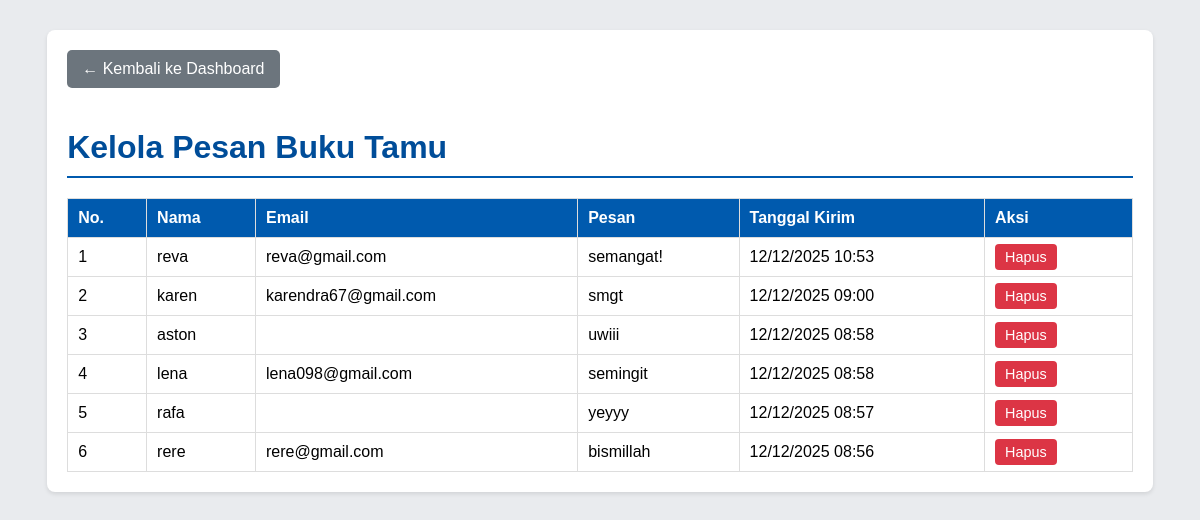
The app's page /admin/admin_buku_tamu.php (signed in) with its own data.
### tables this page shows
CREATE TABLE `buku_tamu` (
  `id` int(11) NOT NULL,
  `nama` varchar(100) NOT NULL,
  `email` varchar(100) DEFAULT NULL,
  `pesan` text NOT NULL,
  `tanggal_kirim` datetime DEFAULT current_timestamp()
);

### admin/admin_buku_tamu.php (the view, shortened to what this page needs)
<?php
include '../koneksi.php';
$query = "SELECT id, nama, email, pesan, tanggal_kirim FROM buku_tamu ORDER BY tanggal_kirim DESC";
$result = mysqli_query($koneksi, $query);
$pesan_buku_tamu = mysqli_fetch_all($result, MYSQLI_ASSOC);
?>
<!DOCTYPE html>
<html lang="id">
<head>
</head>
<body>
    <div class="container">
        <a href="../dashboard_admin.php" class="back-link">← Kembali ke Dashboard</a>
        <h1>Kelola Pesan Buku Tamu</h1>
        <table>
            <thead>
                <tr>
                    <th>No.</th>
                    <th>Nama</th>
                    <th>Email</th>
                    <th>Pesan</th>
                    <th>Tanggal Kirim</th>
                    <th>Aksi</th>
                </tr>
            </thead>
            <tbody>
                <?php $no = 1; ?>
                <?php if (count($pesan_buku_tamu) > 0): ?>
                    <?php foreach ($pesan_buku_tamu as $pesan): ?>
                        <tr>
                            <td><?php echo $no++; ?></td>
                            <td><?php echo htmlspecialchars($pesan['nama']); ?></td>
                            <td><?php echo htmlspecialchars($pesan['email']); ?></td>
                            <td><?php echo nl2br(htmlspecialchars($pesan['pesan'])); ?></td>
                            <td><?php echo date('d/m/Y H:i', strtotime($pesan['tanggal_kirim'])); ?></td>
                            <td>
                                <a href="../proses_hapus_buku_tamu.php?id=<?php echo $pesan['id']; ?>" class="action-link delete" onclick="return confirm('Yakin ingin menghapus pesan ini?')">Hapus</a>
                            </td>
                        </tr>
                    <?php endforeach; ?>
                <?php else: ?>
                    <tr>
                        <td colspan="6" style="text-align: center;">Tidak ada pesan buku tamu.</td>
                    </tr>
                <?php endif; ?>
            </tbody>
        </table>
    </div>
</body>
</html>

### admin/admin_buku_tamu.php (style rules this page uses)
body { font-family: Arial, sans-serif; background-color: #e9ebee; }
.container { width: 90%; margin: 30px auto; background: white; padding: 20px; border-radius: 8px; box-shadow: 0 2px 4px rgba(0,0,0,0.1); }
h1 { color: #004d99; border-bottom: 2px solid #005aae; padding-bottom: 10px; margin-bottom: 20px; }
.back-link, .add-button { display: inline-block; margin-bottom: 20px; color: white; text-decoration: none; padding: 10px 15px; border-radius: 5px; }
.back-link { background-color: #6c757d; }
table { width: 100%; border-collapse: collapse; margin-top: 20px; }
th, td { border: 1px solid #ddd; padding: 10px; text-align: left; vertical-align: top; }
th { background-color: #005aae; color: white; }
.action-link { padding: 5px 10px; border-radius: 4px; text-decoration: none; color: white; margin-right: 5px; font-size: 0.9em; }
.delete { background-color: #dc3545; }

### records on screen
buku_tamu: nama "reva", email "reva@gmail.com", pesan "semangat!", tanggal_kirim "12/12/2025 10:53"
buku_tamu: nama "karen", email "karendra67@gmail.com", pesan "smgt", tanggal_kirim "12/12/2025 09:00"
buku_tamu: nama "aston", pesan "uwiii", tanggal_kirim "12/12/2025 08:58"
buku_tamu: nama "lena", email "lena098@gmail.com", pesan "semingit", tanggal_kirim "12/12/2025 08:58"
buku_tamu: nama "rafa", pesan "yeyyy", tanggal_kirim "12/12/2025 08:57"
buku_tamu: nama "rere", email "rere@gmail.com", pesan "bismillah", tanggal_kirim "12/12/2025 08:56"
